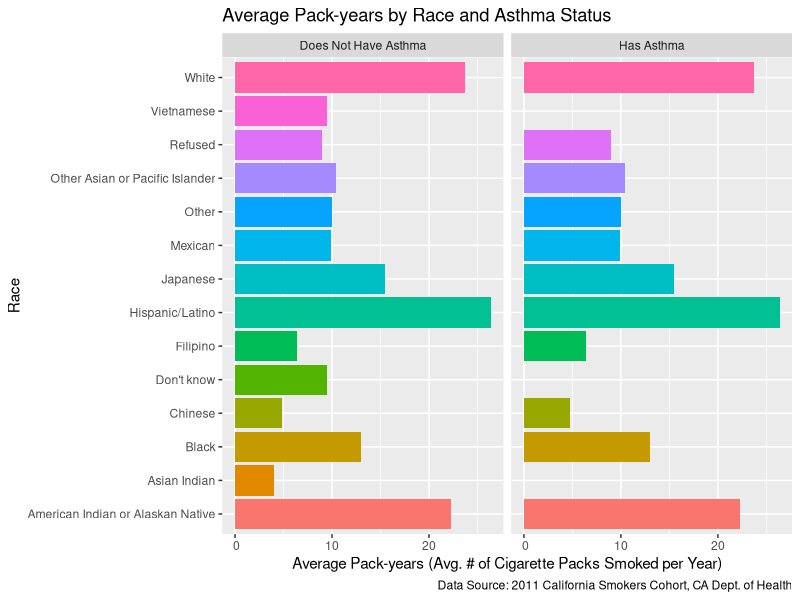
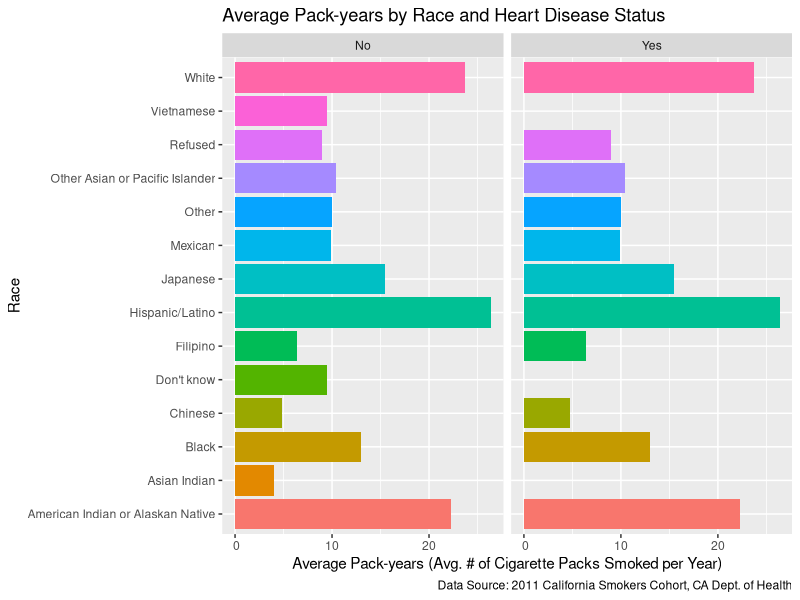
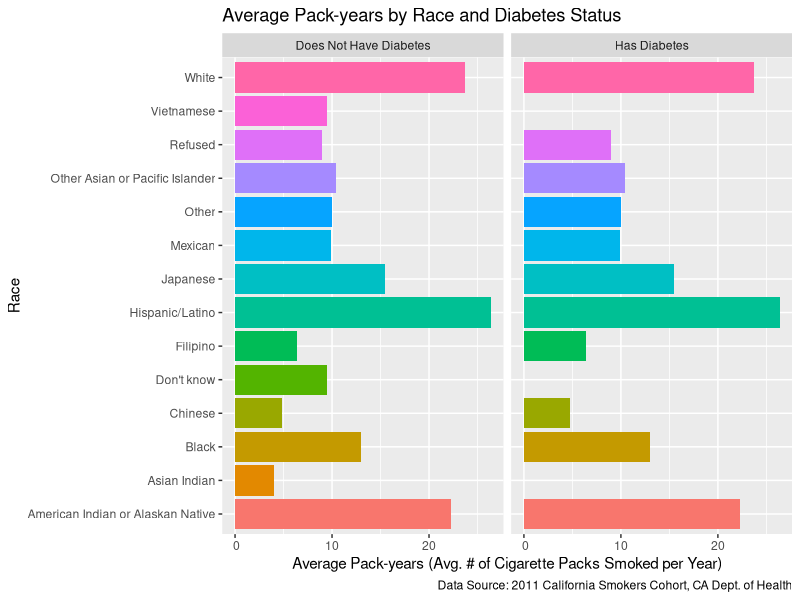
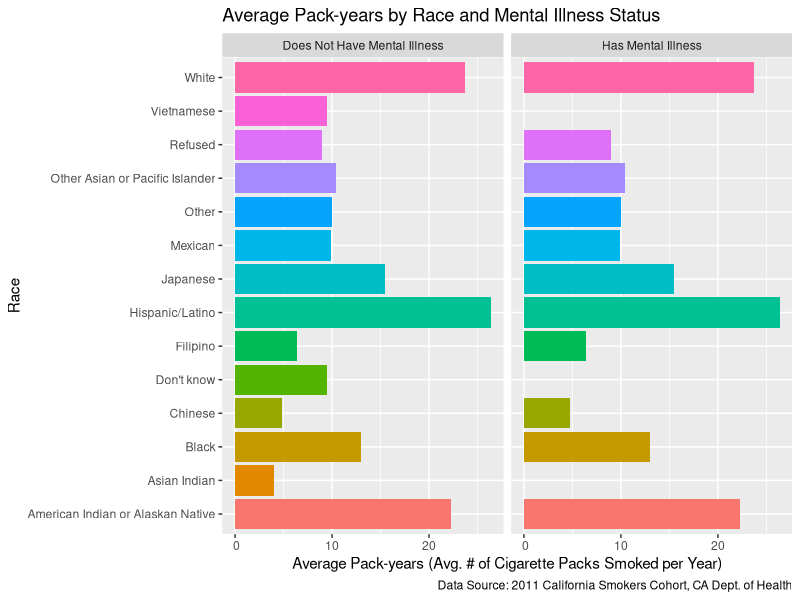

Write R code to recreate these figures, in order.
## ---- chunk 1
library(tidyverse)

#Insert previous code with updated datasets 
race_data <-read_csv("ca_csc_outcome_race_data.csv",
            col_select = c(ID, NERVOUS, WORRYING, PROBINTR,
                           PROBDOWN, ASTHMA, HEARTDIS,
                           DIABETES, OTHMENILL, race01, race02, race03,
                           race04, race05, race06, race07, race08,
                           race09, race10, race11, race12, race13,
                           race14, race15),
            na = c("", "NA", "NA/Not Applicable", "N/A", "n/a",
                   "(DO NOT READ) NA/Not Applicable",
                   "(DO NOT READ) Refused",
                   "(DO NOT READ) Don't know"))

smoker_data <- read_csv("ca_csc_smoker_data.csv",
            col_select = c(psraid, smokstat, WHEREBUY, BUYCALIF,
                           HOWMANY, SMOK6NUM, SMOK6UNI),
            na = c("", "NA", "NA/Not Applicable", "N/A", "n/a",
                   "(DO NOT READ) NA/Not Applicable",
                   "(DO NOT READ) Refused",
                   "(DO NOT READ) Don't know"))

#Changed casing for variables from capitals to lowercase in both dataframes
#of race_data and smoker_data
names(race_data) <- tolower(names(race_data))
names(smoker_data) <- tolower(names(smoker_data))

#Re-coded "100 or more cigarettes" to "100" for future pack-year calculations
#once the variable `howmany` is converted from character to numeric data type
smoker_data$howmany <- recode(smoker_data$howmany,
                              "100 or more cigarettes" = "100")

#Changed the data type of `howmany` from character to numeric in order to
#perform calculations for pack-years later
smoker_data$howmany <- as.numeric(smoker_data$howmany)

#Re-coded "In military commissaries, or" to "In military commissaries", as well
#as "Somewhere else (SPECIFY)?" to "Somewhere else" to make
#response option more understandable when displayed for the variable `wherebuy`.
smoker_data$wherebuy <- recode(smoker_data$wherebuy,
                  "In military commissaries, or" = "In military commissaries",
                  "Somewhere else (SPECIFY)?" = "Somewhere else")

#Created new variable `race` to combine variables race01:race15 into one column. 
race_data_2 <- race_data %>%
  mutate(race = case_when(race01 == "Yes" ~ "White",
        race02 == "Yes" ~ "Black",
        race03 == "Yes" ~ "Japanese",
        race04 == "Yes" ~ "Chinese",
        race05 == "Yes" ~ "Filipino",
        race06 == "Yes" ~ "Korean",
        race07 == "Yes" ~ "Other Asian or Pacific Islander",
        race08 == "Yes" ~ "American Indian or Alaskan Native",
        race09 == "Yes" ~ "Mexican",
        race10 == "Yes" ~ "Hispanic/Latino",
        race11 == "Yes" ~ "Other",
        race12 == "Yes" ~ "Vietnamese",
        race13 == "Yes" ~ "Asian Indian",
        race14 == "Yes" ~ "Refused",
        race15 == "Yes" ~ "Don't know")) %>%
  select(-(race01:race15))

#Created new variable "packs_per_day" for future calculations for pack-years
smoker_data_2 <- smoker_data %>% mutate(packs_per_day = howmany/20)

## ---- chunk 2

#We calculated pack-years, which is given by the formula of
#pack-years = # of packs of cigarettes smoked per day * years a person has smoked.
#This calculation led to the creation of a new variable called `pack_years`.
#`pack_years` was created conditionally based on the three different time units
#as determined by the existing variable `smok6uni`, which are: "Days", "Months",
#and "Years". To change the unit of "Days" to years, we set up a conditional
#statement in the code to divide `smok6num` by 365 before multiplying the result
#by `packs_per_day` to get pack-years. Similarly, to change the unit of "Months"
#to years, we set up a conditional statement in the code to divide `smok6num`
#by 12 before multiplying the result by `packs_per_day` to get pack-years. For
#`smok6uni` observations that have the value "Years", we just multiplied
#`smok6num` by `packs_per_day` to get pack-years directly. We assigned
#this overall change in the data frame smoker_data_2 to a new data frame
#called smoker_data_3, which includes the new variable `pack_years`.

smoker_data_3 <- smoker_data_2 %>%
  mutate(pack_years =
           case_when(smok6uni == "Days" ~ packs_per_day*(smok6num/365),
                     smok6uni == "Months" ~ packs_per_day*(smok6num/12),
                     smok6uni == "Years" ~ packs_per_day*(smok6num)))

#We then rounded `pack_years` to the nearest whole number for all observations.

smoker_data_3$pack_years <- round(smoker_data_3$pack_years, 0)

#Afterwards, we viewed our new data frame, which includes our new variable
#`pack_years`.

smoker_data_3

## ---- chunk 3

#In order to join our two cleaned data sets together, we first had to remove the
#strings of 'DIS' and 'STAT' from the `id` column of race_data_2 by using gsub().
#We overwrote these changes in the race_data_2 data frame and viewed these new
#changes to make sure the `id` variable only contains numbers and no
#characters.

race_data_2$id <- gsub('[DISSTAT]', '', race_data_2$id)
race_data_2

#Next, looking at the smoker_data_3 data frame, we see that the `psraid`
#variable contains each study participant's unique ID number, but the variable
#is a numeric data type. On the other hand, `id` from the race_data_2
#data frame is a character data type. We needed to convert `psraid` then from
#character to numeric data type because 1) `psraid` is an identifier rather than
#a numeric value to mathematically manipulate even if it does contain numbers
#and 2) in order to perform a join, the two variables must be the same data
#type.

smoker_data_3$psraid <- as.character(smoker_data_3$psraid)

#Afterward, we performed an inner join between race_data_2 and
#smoker_data_3 by each study participant's unique ID number, which is
#represented by `id` in race_data_2 and `psraid` in smoker_data_3. We
#chose to do an inner join because we wanted to select participants that
#exist in each of our two data sets for our final data frame.
#We assigned this join to a new data frame called joined_smoking_df.

joined_smoking_df <- inner_join(x = race_data_2, y = smoker_data_3,
                                by=c("id" = "psraid"))

#Then, we viewed the new data frame we created
joined_smoking_df

## ---- chunk 4

#We filtered out all NA values in `pack_years` in the joined_smoking_df
#data frame so that we would not get "NA" as a result of our average pack-years
#computations. We then averaged all the values in `pack_years` for each race
#category and added this to the joined_smoking_df data frame as a new variable
#called `avg_pack_years_by_race`. This new subset was then assigned to a new
#data frame called joined_smoking_df_2.

joined_smoking_df_2 <- joined_smoking_df %>%
  filter(!is.na(pack_years)) %>%
  group_by(race) %>%
  mutate(avg_pack_years_by_race = sum(pack_years)/n())

joined_smoking_df_2
            
## ---- chunk 5

joined_smoking_df_2 %>%
  drop_na(c(asthma, pack_years)) %>%
  ggplot(aes(x = race, y = avg_pack_years_by_race)) +
  geom_bar(aes(fill=race), stat="identity", position = "dodge") +
  coord_flip() +
  guides(fill = "none") +
  labs(x = "Race",
       y = "Average Pack-years (Avg. # of Cigarette Packs Smoked per Year)",
  title = "Average Pack-years by Race and Asthma Status",
  caption = "Data Source: 2011 California Smokers Cohort, CA Dept. of Health") +
  scale_y_continuous(labels = function(x) format(x,big.mark=",",
                                                     scientific=FALSE)) +
  facet_wrap(~ asthma, labeller = labeller(asthma =
                                             c("No" = "Does Not Have Asthma",
                                                      "Yes" = "Has Asthma")))

## ---- chunk 6

joined_smoking_df_2 %>%
  drop_na(c(heartdis, pack_years)) %>%
  ggplot(aes(x = race, y = avg_pack_years_by_race)) +
  geom_bar(aes(fill=race), stat="identity", position = "dodge") +
  coord_flip() +
  guides(fill = "none") +
  labs(x = "Race",
       y = "Average Pack-years (Avg. # of Cigarette Packs Smoked per Year)",
  title = "Average Pack-years by Race and Heart Disease Status",
  caption = "Data Source: 2011 California Smokers Cohort, CA Dept. of Health") +
  scale_y_continuous(labels = function(x) format(x,big.mark=",",
                                                     scientific=FALSE)) +
  facet_wrap(~ asthma, labeller = labeller(heartdis =
                                      c("No" = "Does Not Have Heart Disease",
                                        "Yes" = "Has Heart Disease")))


## ---- chunk 7

joined_smoking_df_2 %>%
  drop_na(c(diabetes, pack_years)) %>%
  ggplot(aes(x = race, y = avg_pack_years_by_race)) +
  geom_bar(aes(fill=race), stat="identity", position = "dodge") +
  coord_flip() +
  guides(fill = "none") +
  labs(x = "Race",
       y = "Average Pack-years (Avg. # of Cigarette Packs Smoked per Year)",
  title = "Average Pack-years by Race and Diabetes Status",
  caption = "Data Source: 2011 California Smokers Cohort, CA Dept. of Health") +
  scale_y_continuous(labels = function(x) format(x,big.mark=",",
                                                     scientific=FALSE)) +
  facet_wrap(~ asthma, labeller = labeller(asthma =
                                             c("No" = "Does Not Have Diabetes",
                                                      "Yes" = "Has Diabetes")))


## ---- chunk 8

joined_smoking_df_2 %>%
  drop_na(c(othmenill, pack_years)) %>%
  ggplot(aes(x = race, y = avg_pack_years_by_race)) +
  geom_bar(aes(fill=race), stat="identity", position = "dodge") +
  coord_flip() +
  guides(fill = "none") +
  labs(x = "Race",
       y = "Average Pack-years (Avg. # of Cigarette Packs Smoked per Year)",
  title = "Average Pack-years by Race and Mental Illness Status",
  caption = "Data Source: 2011 California Smokers Cohort, CA Dept. of Health") +
  scale_y_continuous(labels = function(x) format(x,big.mark=",",
                                                     scientific=FALSE)) +
  facet_wrap(~ asthma, labeller = labeller(asthma =
                                      c("No" = "Does Not Have Mental Illness",
                                        "Yes" = "Has Mental Illness")))


